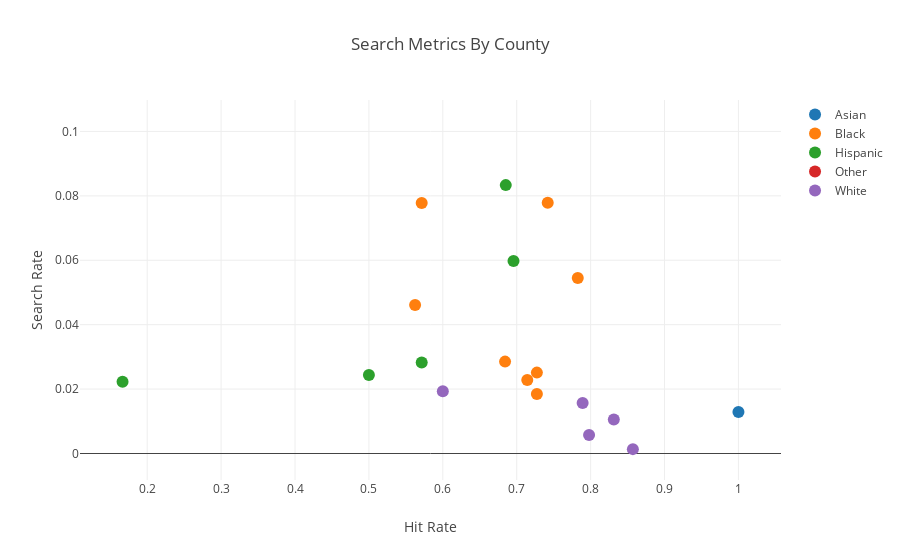

This figure's notebook cell:
### Code cell
visualize_county_hit_rates(df_vt)

### Figure 1 — Plotly figure (JSON) as saved in the notebook; plotly's stock layout.template omitted (floating-point values rounded to 4 significant figures)
{"data": [{"hoverinfo": "text", "marker": {"size": 12}, "mode": "markers", "name": "Asian", "text": ["Addison County", "Bennington County", "Caledonia County", "Chittenden County", "Essex County", "Franklin County", "Grand Isle County", "Lamoille County", "Orange County", "Orleans County", "Rutland County", "Washington County", "Windham County", "Windsor County"], "type": "scatter", "x": [null, null, null, null, null, null, null, null, null, null, null, null, 1, null], "y": [0.004386, 0.005, 0, 0.00716, null, 0.007353, null, null, 0.002941, 0, 0.01546, 0.009852, 0.01292, 0.005891]}, {"hoverinfo": "text", "marker": {"size": 12}, "mode": "markers", "name": "Black", "text": ["Addison County", "Bennington County", "Caledonia County", "Chittenden County", "Essex County", "Franklin County", "Grand Isle County", "Lamoille County", "Orange County", "Orleans County", "Rutland County", "Washington County", "Windham County", "Windsor County"], "type": "scatter", "x": [0.5625, 0.7419, null, 0.6842, null, 0.7143, null, 0.5714, 0.7273, null, 0.7826, 0.7273, null, null], "y": [0.04611, 0.07789, 0.00495, 0.02853, null, 0.0228, null, 0.07778, 0.02511, 0, 0.0545, 0.01846, 0.1015, 0.04637]}, {"hoverinfo": "text", "marker": {"size": 12}, "mode": "markers", "name": "Hispanic", "text": ["Addison County", "Bennington County", "Caledonia County", "Chittenden County", "Essex County", "Franklin County", "Grand Isle County", "Lamoille County", "Orange County", "Orleans County", "Rutland County", "Washington County", "Windham County", "Windsor County"], "type": "scatter", "x": [null, null, null, 0.5714, null, null, null, null, 0.5, null, null, 0.1667, 0.6852, 0.6957], "y": [0.005525, 0.0102, 0.01681, 0.02823, null, 0.009524, null, null, 0.02439, null, 0, 0.0223, 0.08333, 0.05974]}, {"hoverinfo": "text", "marker": {"size": 12}, "mode": "markers", "name": "Other", "text": ["Addison County", "Bennington County", "Caledonia County", "Chittenden County", "Essex County", "Franklin County", "Lamoille County", "Orange County", "Orleans County", "Rutland County", "Washington County", "Windham County", "Windsor County"], "type": "scatter", "x": [null, null, null, null, null, null, null, null, null, null, null, null, null], "y": [null, null, null, null, null, null, null, null, null, null, 0.03226, null, null]}, {"hoverinfo": "text", "marker": {"size": 12}, "mode": "markers", "name": "White", "text": ["Addison County", "Bennington County", "Caledonia County", "Chittenden County", "Essex County", "Franklin County", "Grand Isle County", "Lamoille County", "Orange County", "Orleans County", "Rutland County", "Washington County", "Windham County", "Windsor County"], "type": "scatter", "x": [0.7892, null, 0.7979, 0.8314, null, null, 0.6, null, null, 0.8571, null, null, null, null], "y": [0.01565, 0.01333, 0.005779, 0.01053, 0.00307, 0.01088, 0.01934, 0.02608, 0.007337, 0.001358, 0.008745, 0.009407, 0.0161, 0.008745]}], "layout": {"hovermode": "closest", "title": "Search Metrics By County", "xaxis": {"title": "Hit Rate"}, "yaxis": {"title": "Search Rate"}}}
